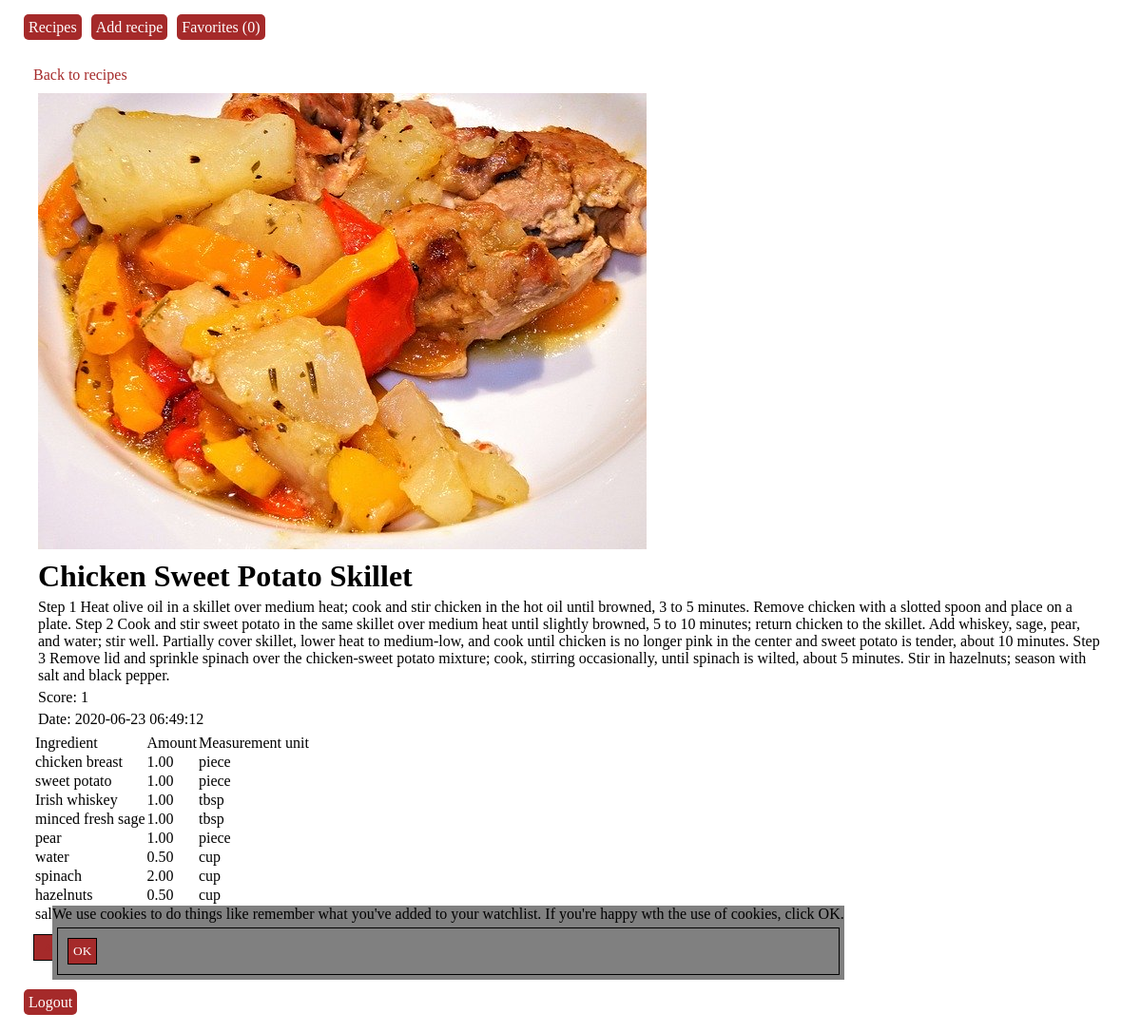
The app's page /?page=recipes&recipe_nr=1 (signed in) with its own data.
### tables this page shows
CREATE TABLE `recipes` (
  `recipe_nr` int(10) UNSIGNED NOT NULL,
  `title` varchar(50) NOT NULL,
  `instructions` text NOT NULL,
  `world_cuisine_fk` int(10) UNSIGNED NOT NULL,
  `cooking_style_fk` int(10) UNSIGNED NOT NULL,
  `meal_type_fk` int(10) UNSIGNED NOT NULL,
  `image` varchar(255) NOT NULL,
  `score` tinyint(1) UNSIGNED NOT NULL,
  `date` timestamp NOT NULL DEFAULT current_timestamp() ON UPDATE current_timestamp()
);

CREATE TABLE `ingredient` (
  `ingredient_nr` int(10) UNSIGNED NOT NULL,
  `ingredient_name` varchar(50) NOT NULL
);

CREATE TABLE `recipe_ingredients` (
  `recipe_fk` int(11) NOT NULL,
  `ingredient_fk` int(11) NOT NULL,
  `measurement_fk` int(11) NOT NULL,
  `amount` decimal(10,2) UNSIGNED NOT NULL
);

CREATE TABLE `measurement` (
  `measurement_nr` int(10) UNSIGNED NOT NULL,
  `measurement_name` varchar(10) NOT NULL
);

### ext/recipe_view_details.php (the view, shortened to what this page needs)
<div>
<a href="?page=recipes">Back to recipes</a>
<?php
$db = mysqli_connect("localhost","root","","recipes");
$response = mysqli_query($db, "SELECT *
							from recipes
							JOIN
							recipe_ingredients ON recipe_ingredients.recipe_fk = recipes.recipe_nr
							JOIN
							ingredient ON ingredient.ingredient_nr = recipe_ingredients.ingredient_fk
							JOIN
							measurement ON measurement.measurement_nr = recipe_ingredients.measurement_fk
							where recipe_nr = ".$_GET["recipe_nr"]
							);
$row = mysqli_fetch_array($response);
?>
<div class="">
		<img src="img/<?php echo $row["image"]; ?>" />
        <h1><?php echo $row["title"] ?></h1>
		<p><?php echo $row["instructions"] ?></p>
        <p>Score: <?php echo $row["score"]?></p>
	    <p>Date: <?php echo $row["date"]?></p>
</div>
<?php
	echo "<table>";
	echo "<tr>";
		echo "<td>Ingredient</td>";
		echo "<td>Amount</td>";
		echo "<td>Measurement unit</td>";
	echo "</tr>";
	while($row = mysqli_fetch_array($response))
	{
		echo "<tr>";
		echo "<td>".$row["ingredient_name"]."</td>";
		echo "<td>".$row["amount"]."</td>";
		echo "<td>".$row["measurement_name"]."</td>";
	}
	echo "</table>";
?>
<button>
	<a href='?page=recipes&watch=<?php echo $row["recipe_nr"]; ?>'>Add to favorites</a>
</button>

### css/optik.css (style rules this page uses)
* { font-family: Arial Black; padding: 0px; margin: 5px; }
a, a:visited { color: blue; }
a { color: brown; text-decoration: none; }
form, input, select, button { margin: 5px; padding: 5px; border: 1px solid black; }
input[type=submit], button { background-color: brown; color: white; }

### records on screen
recipes: title "Chicken Sweet Potato Skillet", instructions "Step 1 Heat olive oil in a skillet over medium heat; cook and stir chicken in the hot oil until browned, 3 to 5 minutes. Remove chicken with a slotted spoon and place on a plate. Step 2 Cook and stir sweet potato in the same skillet over medium heat until slightly browned, 5 to 10 minutes; return chicken to the skillet. Add whiskey, sage, pear, and water; stir well. Partially cover skillet, lower heat to medium-low, and cook until chicken is no longer pink in the center and sweet potato is tender, about 10 minutes. Step 3 Remove lid and sprinkle spinach over the chicken-sweet potato mixture; cook, stirring occasionally, until spinach is wilted, about 5 minutes. Stir in hazelnuts; season…", score "1", date "2020-06-23 06:49:12", ingredient.ingredient_name "chicken breast", recipe_ingredients.amount "1.00", measurement.measurement_name "piece", ingredient.ingredient_name "sweet potato", ingredient.ingredient_name "Irish whiskey", measurement.measurement_name "tbsp", ingredient.ingredient_name "minced fresh sage", ingredient.ingredient_name "pear", ingredient.ingredient_name "water", recipe_ingredients.amount "0.50", measurement.measurement_name "cup", ingredient.ingredient_name "spinach", recipe_ingredients.amount "2.00", ingredient.ingredient_name "hazelnuts", ingredient.ingredient_name "salt"

### other values on screen
$name "Recipes"
$name "Add recipe"
$name "Favorites (0)"
$name "Logout"
